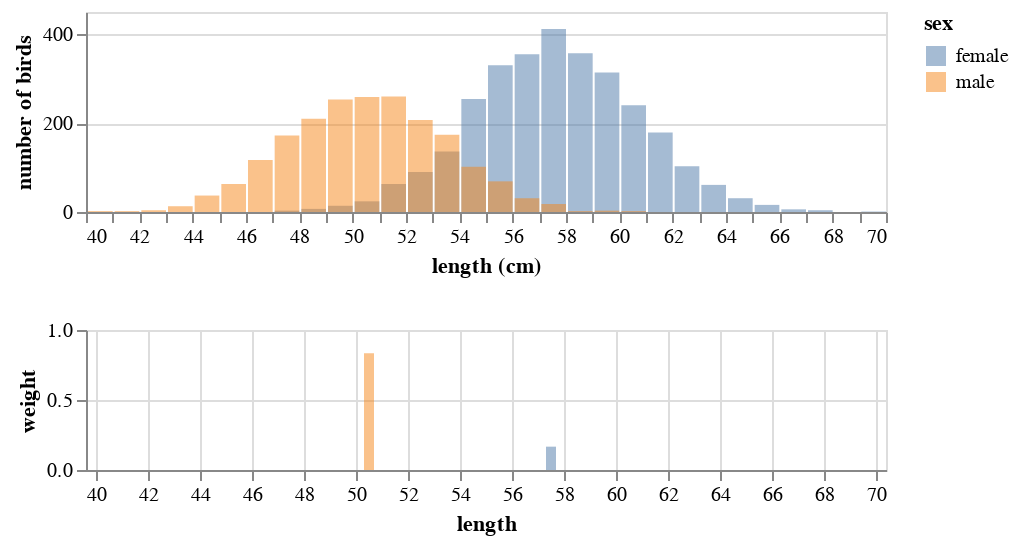

Notebook code cell kept with this figure:
### Markdown cell above
### Biased sampling

Let's now consider a biased sampling design. Usually, length measurements are collected from dead specimens collected opportunistically. Imagine that male mortality is higher, so there are better chances of finding dead males than dead females. Suppose in particular that specimens are five times as likely to be male; to represent this situation, we'll assign sampling weights of 5/6 to all male hawks and weights of 1/6 to all female hawks.

### Code cell
def weight_fn(sex, p = 5/6):
    if sex == 'male':
        out = p
    else:
        out = 1 - p
    return out

weight_df = pd.DataFrame(
    {'length': [50.5, 57.5],
     'weight': [5/6, 1/6],
     'sex': ['male', 'female']})

wt = alt.Chart(weight_df).mark_bar(opacity = 0.5).encode(
    x = alt.X('length', scale = alt.Scale(domain = (40, 70))),
    y = alt.Y('weight', scale = alt.Scale(domain = (0, 1))),
    color = 'sex'
).properties(height = 70)

hist_bysex & wt

### Figure 1 — Vega-Lite specification as saved in the notebook (floating-point values rounded to 4 significant figures; data arrays with more than 128 entries replaced by an {"elided": "..."} marker saying what was removed)
{"config": {"view": {"continuousWidth": 400, "continuousHeight": 300}}, "vconcat": [{"data": {"name": "data-3703ed3ea43ac799502bff4220134ae3"}, "mark": {"type": "bar", "color": "red", "opacity": 0.5}, "encoding": {"color": {"type": "nominal", "field": "sex"}, "x": {"type": "quantitative", "bin": {"maxbins": 40}, "field": "length", "scale": {"domain": [40, 70]}, "title": "length (cm)"}, "y": {"type": "quantitative", "aggregate": "count", "stack": null, "title": "number of birds"}}, "height": 100}, {"data": {"name": "data-de0ecfa28d158f76199d017f7e94a834"}, "mark": {"type": "bar", "opacity": 0.5}, "encoding": {"color": {"type": "nominal", "field": "sex"}, "x": {"type": "quantitative", "field": "length", "scale": {"domain": [40, 70]}}, "y": {"type": "quantitative", "field": "weight", "scale": {"domain": [0, 1]}}}, "height": 70}], "$schema": "https://vega.github.io/schema/vega-lite/v4.8.1.json", "datasets": {"data-3703ed3ea43ac799502bff4220134ae3": {"elided": "5000 records"}, "data-de0ecfa28d158f76199d017f7e94a834": [{"length": 50.5, "weight": 0.8333, "sex": "male"}, {"length": 57.5, "weight": 0.1667, "sex": "female"}]}}
